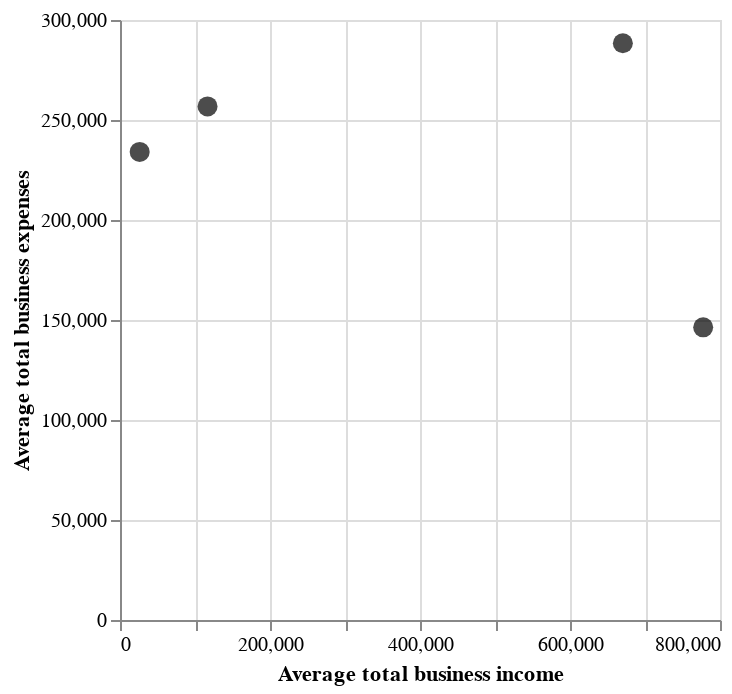

Source (notebook cell):
### Code cell
chart2 = alt.Chart(centroids).mark_circle(size=100).encode(x='Average total business income', 
                                                           y='Average total business expenses', 
                                                           color=alt.value('black'), 
                                                           tooltip=['cluster', 
                                                                    'Average total business income',
                                                                    'Average total business expenses']).interactive()
chart2

### Figure 1 — Vega-Lite specification as saved in the notebook (floating-point values rounded to 4 significant figures)
{"config": {"view": {"continuousWidth": 300, "continuousHeight": 300}}, "data": {"name": "data-4af31deb9417aa0ac5e19a2ec313b795"}, "mark": {"type": "circle", "size": 100}, "encoding": {"color": {"value": "black"}, "tooltip": [{"field": "cluster", "type": "quantitative"}, {"field": "Average total business income", "type": "quantitative"}, {"field": "Average total business expenses", "type": "quantitative"}], "x": {"field": "Average total business income", "type": "quantitative"}, "y": {"field": "Average total business expenses", "type": "quantitative"}}, "params": [{"name": "param_4", "select": {"type": "interval", "encodings": ["x", "y"]}, "bind": "scales"}], "$schema": "https://vega.github.io/schema/vega-lite/v5.8.0.json", "datasets": {"data-4af31deb9417aa0ac5e19a2ec313b795": [{"Average total business income": 670487, "Average total business expenses": 288389, "cluster": 0}, {"Average total business income": 116739, "Average total business expenses": 256787, "cluster": 1}, {"Average total business income": 26225, "Average total business expenses": 234053, "cluster": 2}, {"Average total business income": 777572, "Average total business expenses": 146316, "cluster": 3}]}}
